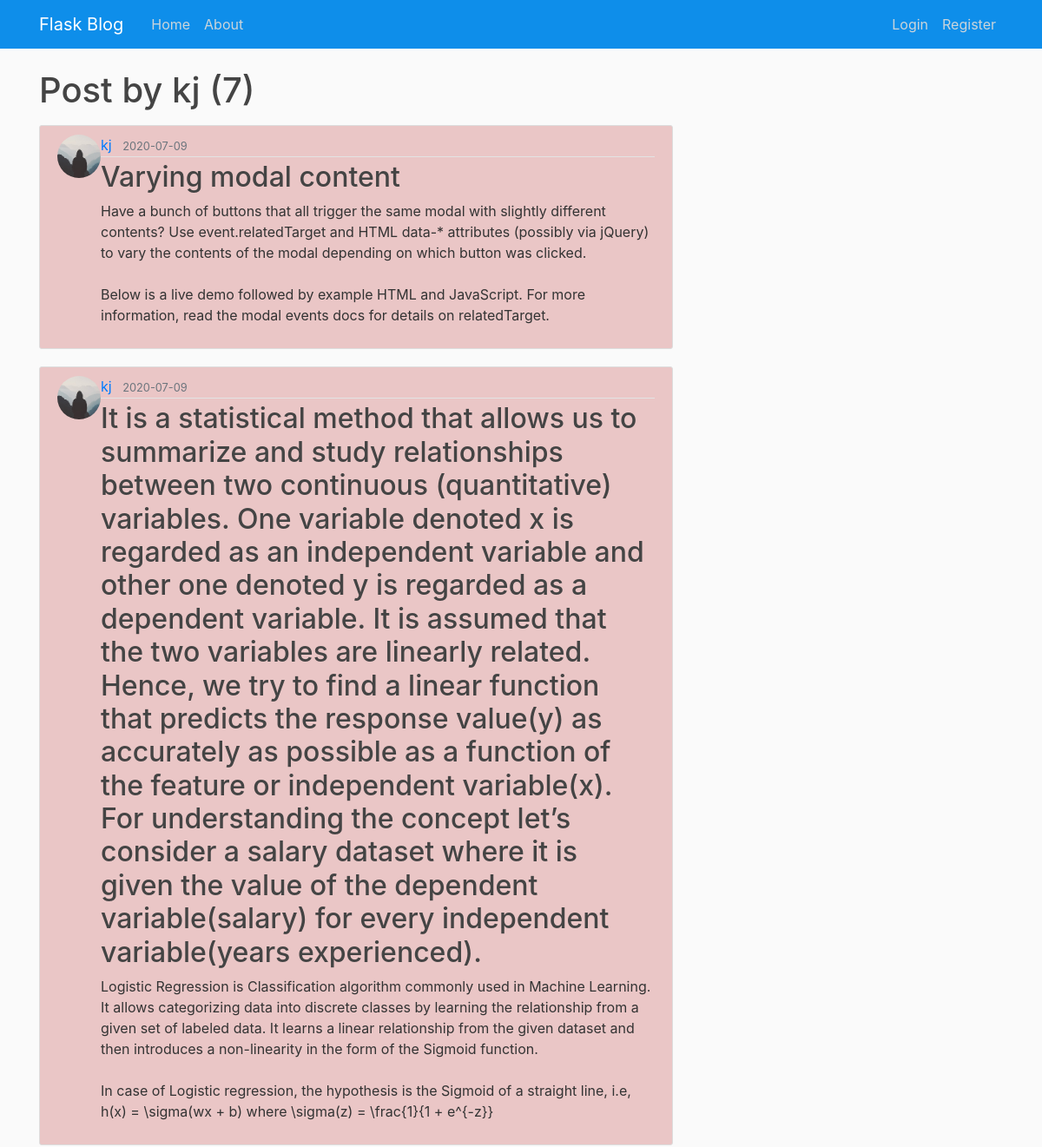
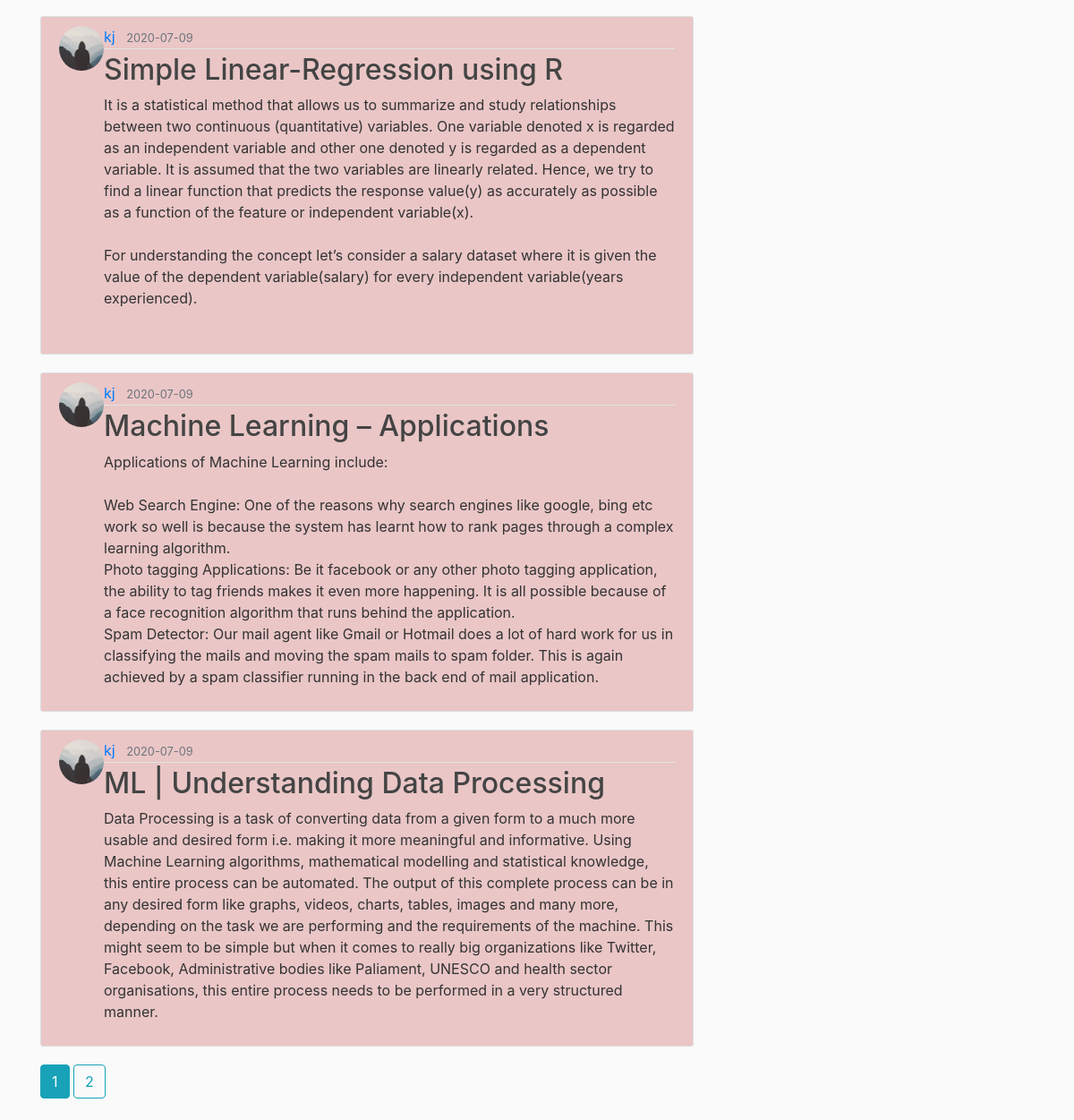
/user/kj, run on the app's committed database (2 pictures, top to bottom).
### flaskblog/models.py (models this page shows, shortened)
class User(db.Model, UserMixin):
    id = db.Column(db.Integer, primary_key=True)
    username = db.Column(db.String(20), unique=True, nullable=False)
    email = db.Column(db.String(20), unique=True, nullable=False)
    image_file = db.Column(db.String(20), nullable=False, default='default.jpg')
    password = db.Column(db.String(60), nullable=False)
    posts = db.relationship('Post', backref='author', lazy=True)

class Post(db.Model):
    id = db.Column(db.Integer, primary_key=True)
    title = db.Column(db.String(100),nullable=False)
    date_posted = db.Column(db.DateTime, nullable=False, default=datetime.utcnow)
    content = db.Column(db.Text, nullable=False)
    user_id = db.Column(db.Integer, db.ForeignKey('user.id'), nullable=False)

### flaskblog/routes.py (the view)
@app.route("/user/<string:username>")
def user_posts(username):
    page = request.args.get('page', 1, type=int)
    user = User.query.filter_by(username=username).first_or_404()
    posts = Post.query.filter_by(author=user).order_by(Post.date_posted.desc()).paginate(page=page, per_page=5)
    return render_template('user_posts.html', posts=posts, user=user)

### flaskblog/templates/user_posts.html
<!DOCTYPE html>
{% extends 'layout.html' %}
{% block content %}
    <h1 class="mb-3">Post by {{ user.username }} ({{ posts.total }})</h1>
    {% for post in posts.items %}
        <article class="media content-section">
            <img class="rounded-circle artricle-img" src="{{ url_for('static', filename='profile_pics/' + post.author.image_file)}}" height="50px">
            <div class="media-body">
            <div class="article-metadata">
                <a class="mr-2" href="{{url_for('user_posts', username=post.author.username)}}">{{ post.author.username }}</a>
                <small class="text-muted">{{ post.date_posted.strftime('%Y-%m-%d') }}</small>
            </div>
            <h2><a class="article-title" href="{{url_for('post', post_id=post.id)}}">{{ post.title }}</a></h2>
            <p class="article-content">{{ post.content }}</p>
            </div>
        </article>
    {% endfor %}
    {% for page_num in posts.iter_pages(left_edge=1, right_edge=1, left_current=1, right_current=2) %}
        {% if page_num %}
            {% if posts.page == page_num %}
                <a href="{{url_for('user_posts',username=user.username,  page=page_num)}}" class="btn btn-info mb-4">{{page_num}}</a>
            {% else %}
                <a href="{{url_for('user_posts', username=user.username, page=page_num)}}" class="btn btn-outline-info mb-4">{{page_num}}</a>
            {% endif %}
        {% else %}
            ...
        {% endif %}
    {% endfor %}
{% endblock content %}

### flaskblog/templates/layout.html (shortened to what this page needs)
<!DOCTYPE html>
<html lang="en">
<head>
    <link rel="stylesheet" href="https://maxcdn.bootstrapcdn.com/bootstrap/4.0.0/css/bootstrap.min.css">
    <link rel="stylesheet" type="text/css" href="{{url_for('static', filename='main.css')}}">
</head>
<body>
    <header class="site-header">
        <nav class="navbar navbar-expand-md navbar-dark bg-steel fixed-top">
          <div class="container">
            <a class="navbar-brand mr-4" href="/">Flask Blog</a>
            <div class="collapse navbar-collapse" id="navbarToggle">
              <div class="navbar-nav mr-auto">
                <a class="nav-item nav-link" href="{{ url_for('home') }}">Home</a>
                <a class="nav-item nav-link" href="{{ url_for('about') }}">About</a>
              </div>
              <div class="navbar-nav">
                {% if current_user.is_authenticated %}
                  <a class="nav-item nav-link" href="{{ url_for('new_post') }}">New Post</a>
                  <a class="nav-item nav-link" href="{{ url_for('account') }}">Account</a>
                  <a class="nav-item nav-link" href="{{ url_for('logout') }}">Logout</a>
                {% else %}
                  <a class="nav-item nav-link" href="{{ url_for('login') }}">Login</a>
                  <a class="nav-item nav-link" href="{{ url_for('register') }}">Register</a>
                {% endif %}
              </div>
            </div>
          </div>
        </nav>
      </header>
      <main role="main" class="container">
        <div class="row">
          <div class="col-md-8">
            {% block content %}{% endblock %}
          </div>
        </div>
      </main>
</body>
</html>

### flaskblog/static/main.css (style rules this page uses)
body { background: #fafafa; color: #333333; margin-top: 5rem; }
h1, h2, h3, h4, h5, h6 { color: #444444; }
.bg-steel { background-color:#0e8eea; }
.site-header .navbar-nav .nav-link { color: #cbd5db; }
.content-section { background: #eac6c6; padding: 10px 20px; border: 1px solid #dddddd; border-radius: 3px; margin-bottom: 20px; }
.article-title { color: #444444; }
.article-content { white-space: pre-line; }
.article-metadata { padding-bottom: 1px; margin-bottom: 4px; border-bottom: 1px solid #e3e3e3 }

### data on the page
User: username "kj"
Post: image_file (placeholder picture), author.username "kj", date_posted "2020-07-09", title "Varying modal content", content "Have a bunch of buttons that all trigger the same modal with slightly different contents? Use event.relatedTarget and HTML data-* attributes (possibly via jQuery) to vary the contents of the modal depending on which button was clicked. Below is a live demo followed by example HTML and JavaScript. For more information, read the modal events docs for details on relatedTarget."
Post: image_file (placeholder picture), author.username "kj", date_posted "2020-07-09", title "It is a statistical method that allows us to summarize and study relationships between two continuous (quantitative) variables. One variable denoted x is regarded as an independent variable and other one denoted y is regarded as a dependent variable. It is assumed that the two variables are linearly related. Hence, we try to find a linear function that predicts the response value(y) as accurately as possible as a function of the feature or independent variable(x). For understanding the concept let’s consider a salary dataset where it is given the value of the dependent variable(salary) for every independent variable(years experienced).", content "Logistic Regression is Classification algorithm commonly used in Machine Learning. It allows categorizing data into discrete classes by learning the relationship from a given set of labeled data. It learns a linear relationship from the given dataset and then introduces a non-linearity in the form of the Sigmoid function. In case of Logistic regression, the hypothesis is the Sigmoid of a straight line, i.e, h(x) = \\sigma(wx + b) where \\sigma(z) = \\frac{1}{1 + e^{-z}}"
Post: image_file (placeholder picture), author.username "kj", date_posted "2020-07-09", title "Simple Linear-Regression using R", content "It is a statistical method that allows us to summarize and study relationships between two continuous (quantitative) variables. One variable denoted x is regarded as an independent variable and other one denoted y is regarded as a dependent variable. It is assumed that the two variables are linearly related. Hence, we try to find a linear function that predicts the response value(y) as accurately as possible as a function of the feature or independent variable(x). For understanding the concept let’s consider a salary dataset where it is given the value of the dependent variable(salary) for every independent variable(years experienced)."
Post: image_file (placeholder picture), author.username "kj", date_posted "2020-07-09", title "Machine Learning – Applications", content "Applications of Machine Learning include: Web Search Engine: One of the reasons why search engines like google, bing etc work so well is because the system has learnt how to rank pages through a complex learning algorithm. Photo tagging Applications: Be it facebook or any other photo tagging application, the ability to tag friends makes it even more happening. It is all possible because of a face recognition algorithm that runs behind the application. Spam Detector: Our mail agent like Gmail or Hotmail does a lot of hard work for us in classifying the mails and moving the spam mails to spam folder. This is again achieved by a spam classifier running in the back end of mail application."
Post: image_file (placeholder picture), author.username "kj", date_posted "2020-07-09", title "ML | Understanding Data Processing", content "Data Processing is a task of converting data from a given form to a much more usable and desired form i.e. making it more meaningful and informative. Using Machine Learning algorithms, mathematical modelling and statistical knowledge, this entire process can be automated. The output of this complete process can be in any desired form like graphs, videos, charts, tables, images and many more, depending on the task we are performing and the requirements of the machine. This might seem to be simple but when it comes to really big organizations like Twitter, Facebook, Administrative bodies like Paliament, UNESCO and health sector organisations, this entire process needs to be performed in a…"

### other printed values
{{ posts.total }} "7"
{{ page_num }} "1"
{{ page_num }} "2"
